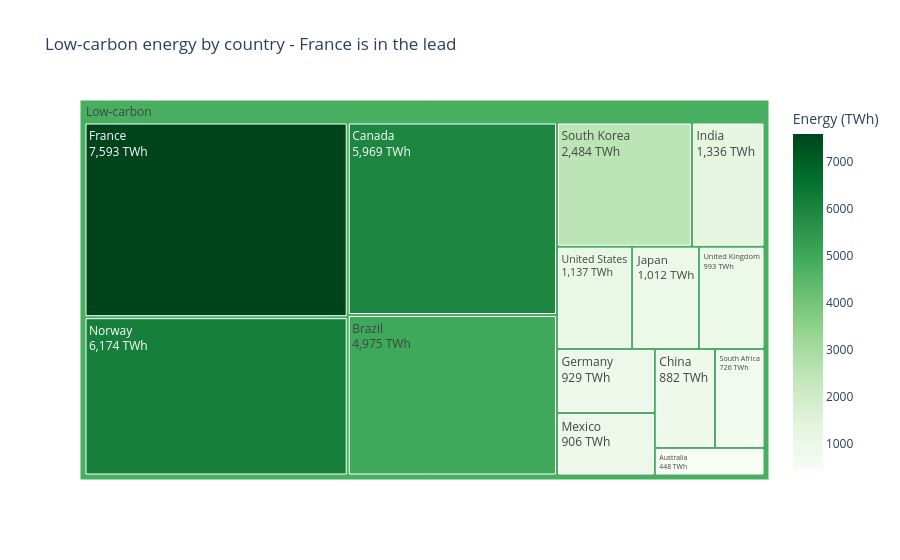
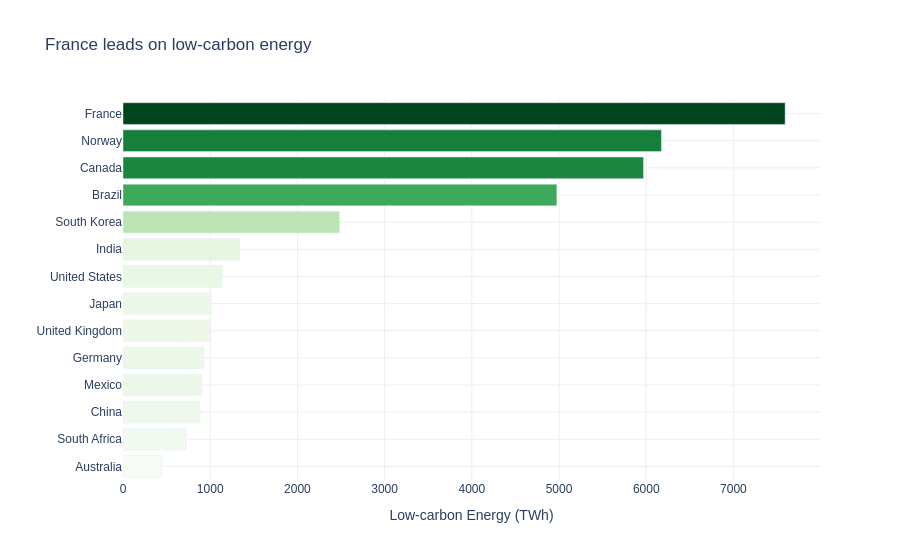

The notebook cell these images were saved under, in order:
### Code cell
low_carbon = df.loc[df['Source_Type'] == 'Low-carbon'].groupby('Country')['TWh'].sum().reset_index()
low_carbon = low_carbon.sort_values('TWh', ascending=True) # Sort for bar chart
 
# Determine the leading country for titles
leading_country = low_carbon.sort_values('TWh', ascending=False).iloc[0]['Country']
 
low_carbon['All'] = 'Low-carbon'   # dummy root node with a meaningful label, as per prompt
 
fig_tree = px.treemap(
    low_carbon,
    path=['All', 'Country'],       # All → Country
    values='TWh',
    color='TWh',
    color_continuous_scale='Greens',
    title=f"Low-carbon energy by country - {leading_country} is in the lead", # Updated title
    labels={'TWh': 'Energy (TWh)'},
)
fig_tree.update_traces(
    texttemplate='%{label}<br>%{value:,.0f} TWh',
    hovertemplate='<b>%{label}</b><br>%{value:,.0f} TWh<extra></extra>',
    root_color='white',
)
 
fig_tree.show()
 
# Bar chart version
fig_bar = px.bar(
    low_carbon,
    x='TWh',
    y='Country',
    orientation='h',
    color='TWh',
    color_continuous_scale='Greens',
    title=f"{leading_country} leads on low-carbon energy", # Updated title
    labels={'TWh': 'Low-carbon Energy (TWh)', 'Country': ''}, # Updated label
)
fig_bar.update_layout(
    plot_bgcolor='white',
    paper_bgcolor='white',
    font=dict(family='Arial', size=12),
    coloraxis_showscale=False,
)
fig_bar.update_xaxes(gridcolor='#EEEEEE')
fig_bar.update_yaxes(gridcolor='#EEEEEE')
fig_bar.show()

### Figure 1 — Plotly figure (JSON) as saved in the notebook; plotly's stock layout.template omitted (floating-point values rounded to 4 significant figures)
{"data": [{"branchvalues": "total", "customdata": [[448.0], [726.0], [882.0], [906.0], [929.0], [993.0], [1012.0], [1137.0], [1336.0], [2484.0], [4975.0], [5969.0], [6174.0], [7593.0], [4797.0]], "domain": {"x": [0, 1], "y": [0, 1]}, "hovertemplate": "<b>%{label}</b><br>%{value:,.0f} TWh<extra></extra>", "ids": ["Low-carbon/Australia", "Low-carbon/South Africa", "Low-carbon/China", "Low-carbon/Mexico", "Low-carbon/Germany", "Low-carbon/United Kingdom", "Low-carbon/Japan", "Low-carbon/United States", "Low-carbon/India", "Low-carbon/South Korea", "Low-carbon/Brazil", "Low-carbon/Canada", "Low-carbon/Norway", "Low-carbon/France", "Low-carbon"], "labels": ["Australia", "South Africa", "China", "Mexico", "Germany", "United Kingdom", "Japan", "United States", "India", "South Korea", "Brazil", "Canada", "Norway", "France", "Low-carbon"], "marker": {"coloraxis": "coloraxis", "colors": [448.0, 726.0, 882.0, 906.0, 929.0, 993.0, 1012.0, 1137.0, 1336.0, 2484.0, 4975.0, 5969.0, 6174.0, 7593.0, 4797.0]}, "name": "", "parents": ["Low-carbon", "Low-carbon", "Low-carbon", "Low-carbon", "Low-carbon", "Low-carbon", "Low-carbon", "Low-carbon", "Low-carbon", "Low-carbon", "Low-carbon", "Low-carbon", "Low-carbon", "Low-carbon", ""], "root": {"color": "white"}, "texttemplate": "%{label}<br>%{value:,.0f} TWh", "type": "treemap", "values": [448.0, 726.0, 882.0, 906.0, 929.0, 993.0, 1012.0, 1137.0, 1336.0, 2484.0, 4975.0, 5969.0, 6174.0, 7593.0, 35560.0]}], "layout": {"coloraxis": {"colorbar": {"title": {"text": "Energy (TWh)"}}, "colorscale": [[0, "rgb(247,252,245)"], [0.125, "rgb(229,245,224)"], [0.25, "rgb(199,233,192)"], [0.375, "rgb(161,217,155)"], [0.5, "rgb(116,196,118)"], [0.625, "rgb(65,171,93)"], [0.75, "rgb(35,139,69)"], [0.875, "rgb(0,109,44)"], [1, "rgb(0,68,27)"]]}, "legend": {"tracegroupgap": 0}, "title": {"text": "Low-carbon energy by country - France is in the lead"}}}

### Figure 2 — Plotly figure (JSON) as saved in the notebook; plotly's stock layout.template omitted (floating-point values rounded to 4 significant figures)
{"data": [{"hovertemplate": "Low-carbon Energy (TWh)=%{marker.color}<br>=%{y}<extra></extra>", "legendgroup": "", "marker": {"color": [448.0, 726.0, 882.0, 906.0, 929.0, 993.0, 1012.0, 1137.0, 1336.0, 2484.0, 4975.0, 5969.0, 6174.0, 7593.0], "coloraxis": "coloraxis", "pattern": {"shape": ""}}, "name": "", "orientation": "h", "showlegend": false, "textposition": "auto", "type": "bar", "x": [448.0, 726.0, 882.0, 906.0, 929.0, 993.0, 1012.0, 1137.0, 1336.0, 2484.0, 4975.0, 5969.0, 6174.0, 7593.0], "xaxis": "x", "y": ["Australia", "South Africa", "China", "Mexico", "Germany", "United Kingdom", "Japan", "United States", "India", "South Korea", "Brazil", "Canada", "Norway", "France"], "yaxis": "y"}], "layout": {"barmode": "relative", "coloraxis": {"colorbar": {"title": {"text": "Low-carbon Energy (TWh)"}}, "colorscale": [[0, "rgb(247,252,245)"], [0.125, "rgb(229,245,224)"], [0.25, "rgb(199,233,192)"], [0.375, "rgb(161,217,155)"], [0.5, "rgb(116,196,118)"], [0.625, "rgb(65,171,93)"], [0.75, "rgb(35,139,69)"], [0.875, "rgb(0,109,44)"], [1, "rgb(0,68,27)"]], "showscale": false}, "font": {"family": "Arial", "size": 12}, "legend": {"tracegroupgap": 0}, "paper_bgcolor": "white", "plot_bgcolor": "white", "title": {"text": "France leads on low-carbon energy"}, "xaxis": {"anchor": "y", "domain": [0, 1], "gridcolor": "#EEEEEE", "title": {"text": "Low-carbon Energy (TWh)"}}, "yaxis": {"anchor": "x", "domain": [0, 1], "gridcolor": "#EEEEEE", "title": {"text": ""}}}}
